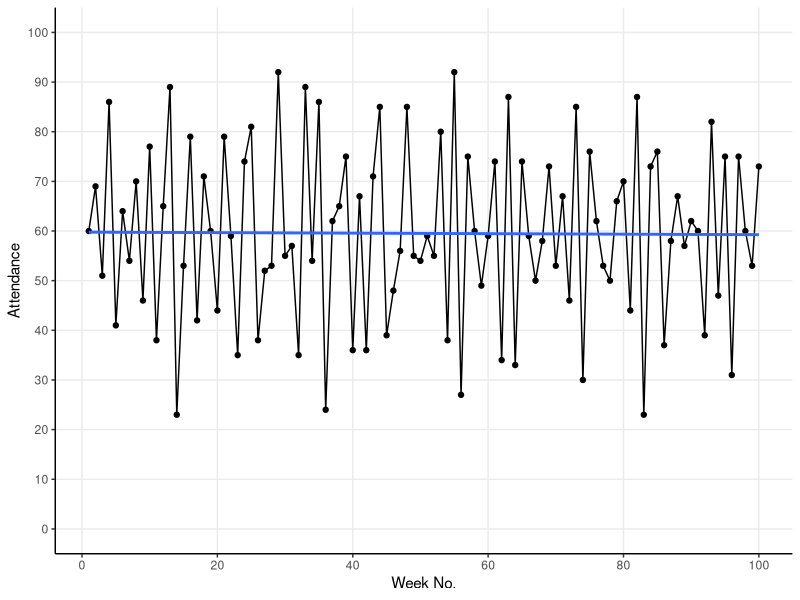
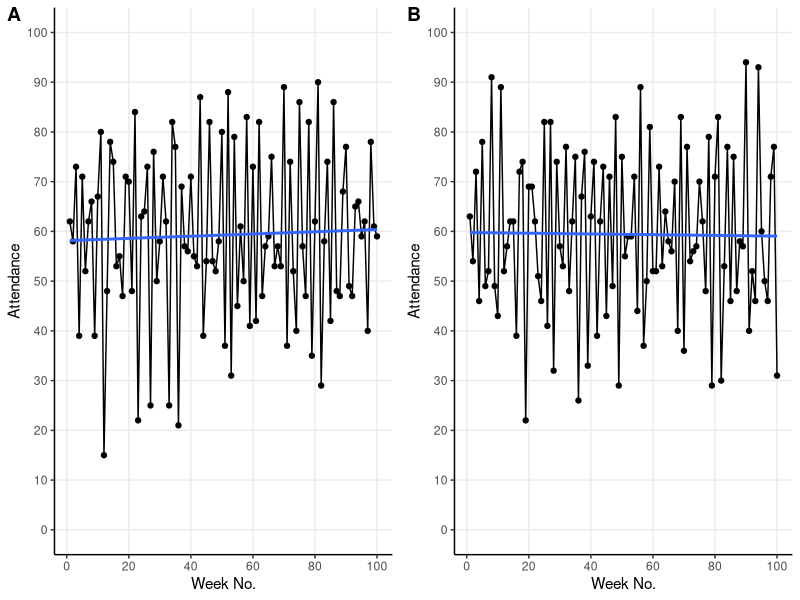
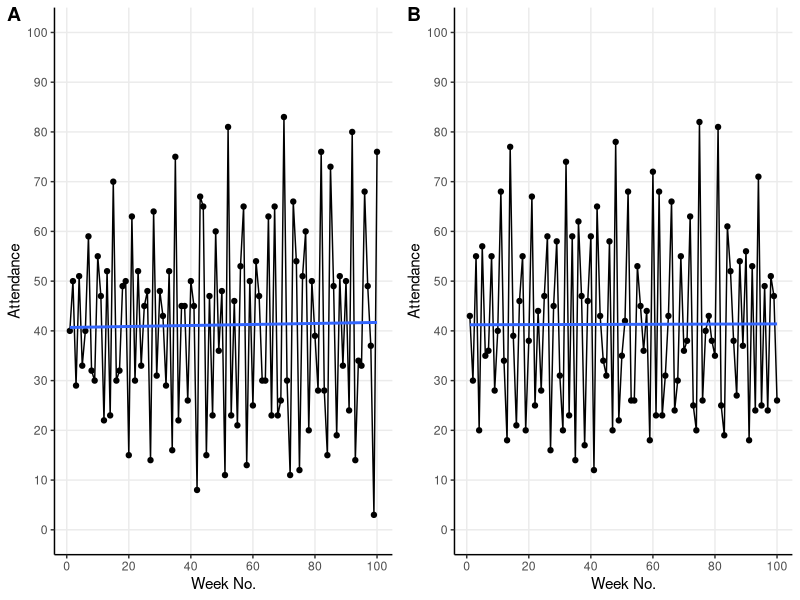
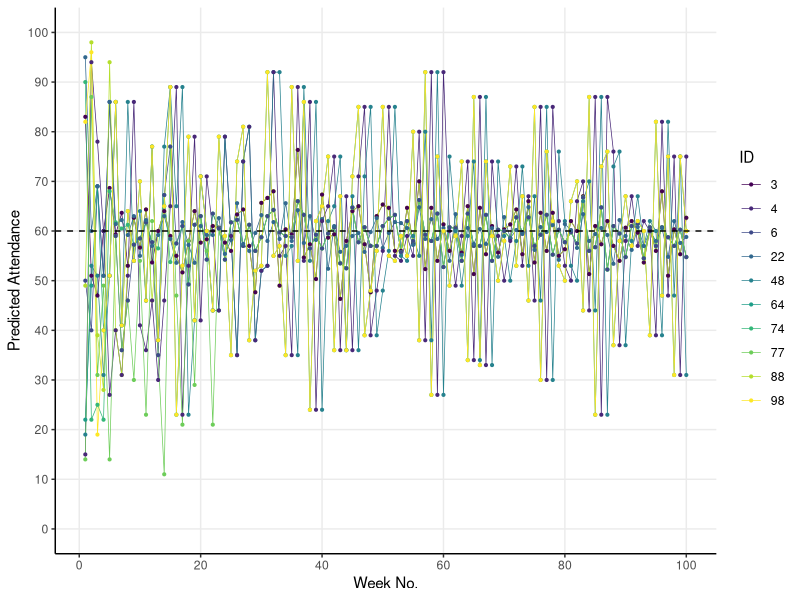

These figures' R source, in order:
## ---- chunk 1
# RMarkdown
knitr::opts_chunk$set(echo = FALSE, fig.align = "center", fig.width = 11)

# Packages
library(tidyverse)
library(truncnorm)
library(RColorBrewer)
## ---- chunk 2
# Example attendance
set.seed(23)
round(truncnorm::rtruncnorm(10, 0, 100, 50, 20), 0)
## ---- chunk 3
sim_el_farol <- function(threshold = 60, n_rounds = 100) {
  
  ## Define mean-based hypotheses -----
  
  # Mean of previous 1 week
  mean_1 <- function(x) {
    if(length(x) < 1) {sample(c(1:100), 1)} 
    else{mean(x[length(x)])}
  }
  
  # Mean of previous 2 weeks
  mean_2 <- function(x) {
    if(length(x) < 2) {sample(c(1:100), 1)} 
    else{mean(c(x[length(x)], x[length(x) - 1]))}
  }
  
  # Mean of previous 3 weeks
  mean_3 <- function(x) {
    if(length(x) < 3) {sample(c(1:100), 1)} 
    else{mean(c(x[length(x)], x[length(x) - 1], x[length(x) - 2]))}
  }
  
  # Mean of previous 4 weeks
  mean_4 <- function(x) {
    if(length(x) < 4) {sample(c(1:100), 1)} 
    else{mean(c(x[length(x)],
                x[length(x) - 1],
                x[length(x) - 2],
                x[length(x) - 3]))}
  }

  # Mean of previous 5 weeks
  mean_5 <- function(x) {
    if(length(x) < 4) {sample(c(1:100), 1)} 
    else{mean(c(x[length(x)],
                x[length(x) - 1],
                x[length(x) - 2],
                x[length(x) - 3],
                x[length(x) - 4]))}
  }
  
  ## Define cycle-based hypotheses -----
  
  # 1 week cycle 
  cycle_1 <- function(x){
    if(length(x) < 1) {sample(c(1:100), 1)} 
    else{x[length(x)]}
  }
  
  # 2 week cycle 
  cycle_2 <- function(x){
    if(length(x) < 2) {sample(c(1:100), 1)} 
    else{x[length(x) - 1]}
  }
  
  # 3 week cycle 
  cycle_3 <- function(x){
    if(length(x) < 3) {sample(c(1:100), 1)} 
    else{x[length(x) - 2]}
  }
  
  # 4 week cycle 
  cycle_4 <- function(x){
    if(length(x) < 4) {sample(c(1:100), 1)} 
    else{x[length(x) - 3]}
  }
  
  # 5 week cycle 
  cycle_5 <- function(x){
    if(length(x) < 5) {sample(c(1:100), 1)} 
    else{x[length(x) - 4]}
  }
  
  ## Define mirror-based hypotheses -----
  
  # 1 week mirror 
  mirror_1 <- function(x) {
    if(length(x) < 1) {sample(c(1:100), 1)} 
    else{
      mirror <- x[length(x)] - 50
      ifelse(mirror > 0, return(50 - mirror), return(50 + abs(mirror)))
    }
  }
  
  # 2 week mirror 
  mirror_2 <- function(x) {
    if(length(x) < 2) {sample(c(1:100), 1)} 
    else{
      mirror <- x[length(x) - 1] - 50
      ifelse(mirror > 0, return(50 - mirror), return(50 + abs(mirror)))
    }
  }
  
  # 3 week mirror 
  mirror_3 <- function(x) {
    if(length(x) < 3) {sample(c(1:100), 1)} 
    else{
      mirror <- x[length(x) - 2] - 50
      ifelse(mirror > 0, return(50 - mirror), return(50 + abs(mirror)))
    }
  }
  
  # 4 week mirror 
  mirror_4 <- function(x) {
    if(length(x) < 4) {sample(c(1:100), 1)} 
    else{
      mirror <- x[length(x) - 3] - 50
      ifelse(mirror > 0, return(50 - mirror), return(50 + abs(mirror)))
    }
  }
  
  # 5 week mirror 
  mirror_5 <- function(x) {
    if(length(x) < 5) {sample(c(1:100), 1)} 
    else{
      mirror <- x[length(x) - 4] - 50
      ifelse(mirror > 0, return(50 - mirror), return(50 + abs(mirror)))
    }
  }
  
  ## Group hypotheses -----
  
  hypotheses <- list("1wk cycle" = cycle_1,
                     "2wk cycle" = cycle_2,
                     "3wk cycle" = cycle_3,
                     "4wk cycle" = cycle_4,
                     "5wk cycle" = cycle_5,
                     "1wk mean" = mean_1,
                     "2wk mean" = mean_2,
                     "3wk mean" = mean_3,
                     "4wk mean" = mean_4,
                     "5wk mean" = mean_5,
                     "1wk mirror" = mirror_1,
                     "2wk mirror" = mirror_2,
                     "3wk mirror" = mirror_3,
                     "4wk mirror" = mirror_4,
                     "5wk mirror" = mirror_5)
  
  
  ## Sim -----
  
  # Assign 3 hypotheses to each individual
  predictors_df <- 
    tibble(id = rep(c(1:100), 3),
           predictor = sample(hypotheses, 300, replace = T)) %>%
    arrange(id) %>%
    mutate(current_accuracy = 0)
  
  # Define function for finding current most accurate predictor
  find_predictor <- function(predictors_df) {
    best_predictors <- predictors_df %>%
      group_by(id) %>%
      summarise(best_accuracy = min(current_accuracy),
                predictor = predictor[which.min(current_accuracy)])
  }
  
  # Empty df for predictions
  predictions_df <- tibble(id = c(1:100))
  
  # Empty vector for weekly attendance
  attendance <- NULL

  # Run it
  for (i in 1:n_rounds) {
    
    # Make predictions using all hypotheses
    all_predictions <- lapply(predictors_df$predictor,
                              function(f) f(attendance))
    all_predictions <- unlist(all_predictions)
    
    # Find best_predictors
    best_predictors <- find_predictor(predictors_df)
    
    # Make predictions using best hypotheses
    best_predictions <- lapply(best_predictors$predictor,
                               function(f) f(attendance))
    best_predictions <- unlist(best_predictions)
    
    # Add best predictions to the predictions_df in the right week
    predictions_df[, 1+i] <- best_predictions
    
    # Count how many individuals will go to the bar that week 
    present_attendance <- sum(best_predictions <= threshold)
    
    # Add present attendance to the attendance vector
    attendance <- c(attendance, present_attendance)
    
    # Update the current accuracy for the predictors
    predictors_df <- predictors_df %>%
      mutate(prediction = all_predictions,
             current_accuracy = current_accuracy + 
               abs(prediction - present_attendance)) %>%
      select(-prediction)
    
  }
  ## Output -----
  
  # Overall attendance
  attendance_df <- tibble(week_no = 1:n_rounds, attendance = attendance)
  
  # Add attendance and individual predictions to environment
  list("predictions" = predictions_df, "attendance" = attendance_df)
  
}
## ---- chunk 4
set.seed(23)
default <- sim_el_farol()
## ---- chunk 5
ggplot(default$attendance, aes(x = week_no, y = attendance)) +
  geom_line() +
  geom_point() +
  geom_smooth(method = "lm", se = F) +
  scale_x_continuous("Week No.",
                     breaks = c(seq(0, 100, 20))) +
  scale_y_continuous("Attendance", 
                     breaks = c(seq(0, 100, 10)),
                     limits = c(0, 100)) +
  theme_classic() +
  theme(panel.grid.major = element_line())
## ---- chunk 6
# Sim A
default_A <- sim_el_farol()

# Sim B
default_B <- sim_el_farol()
## ---- chunk 7
# Viz A
plot_A <- ggplot(default_A$attendance,
                 aes(x = week_no, y = attendance)) +
  geom_line() +
  geom_point() +
  geom_smooth(method = "lm", se = F) +
  scale_x_continuous("Week No.",
                     breaks = c(seq(0, 100, 20))) +
  scale_y_continuous("Attendance", 
                     breaks = c(seq(0, 100, 10)),
                     limits = c(0, 100)) +
  theme_classic() +
  theme(panel.grid.major = element_line())

# Viz B
plot_B <- ggplot(default_B$attendance,
                 aes(x = week_no, y = attendance)) +
  geom_line() +
  geom_point() +
  geom_smooth(method = "lm", se = F) +
  scale_x_continuous("Week No.",
                     breaks = c(seq(0, 100, 20))) +
  scale_y_continuous("Attendance", 
                     breaks = c(seq(0, 100, 10)),
                     limits = c(0, 100)) +
  theme_classic() +
  theme(panel.grid.major = element_line())

# Plot side by side
cowplot::plot_grid(plot_A, plot_B, labels = "AUTO")
## ---- chunk 8
# Sim A
forty_A <- sim_el_farol(threshold = 40)

# Sim B
forty_B <- sim_el_farol(threshold = 40)
## ---- chunk 9
# Viz A
plot_A <- ggplot(forty_A$attendance,
                 aes(x = week_no, y = attendance)) +
  geom_line() +
  geom_point() +
  geom_smooth(method = "lm", se = F) +
  scale_x_continuous("Week No.",
                     breaks = c(seq(0, 100, 20))) +
  scale_y_continuous("Attendance", 
                     breaks = c(seq(0, 100, 10)),
                     limits = c(0, 100)) +
  theme_classic() +
  theme(panel.grid.major = element_line())

# Viz B
plot_B <- ggplot(forty_B$attendance,
                 aes(x = week_no, y = attendance)) +
  geom_line() +
  geom_point() +
  geom_smooth(method = "lm", se = F) +
  scale_x_continuous("Week No.",
                     breaks = c(seq(0, 100, 20))) +
  scale_y_continuous("Attendance", 
                     breaks = c(seq(0, 100, 10)),
                     limits = c(0, 100)) +
  theme_classic() +
  theme(panel.grid.major = element_line())

# Plot side by side
cowplot::plot_grid(plot_A, plot_B, labels = "AUTO")
## ---- chunk 10
set.seed(13)
id_index <- sample(1:100, 10)
individuals <- default$predictions[id_index, ]
names(individuals) <- c("id", 1:100)
individuals_plot <- reshape2::melt(individuals,
                                   id.vars = "id",
                                   variable.name = "week") %>%
  mutate(id = as.factor(id),
         week = as.numeric(week))

ggplot(individuals_plot, aes(x = week, y = value, col = id)) +
  geom_line(size = 0.25) +
  geom_point(size = 0.75) +
  geom_hline(yintercept = 60, lty = 2) +
  scale_color_viridis_d("ID") +
  scale_x_continuous("Week No.",
                     breaks = c(seq(0, 100, 20))) +
  scale_y_continuous("Predicted Attendance", 
                     breaks = c(seq(0, 100, 10)),
                     limits = c(0, 100)) +
  theme_classic() +
  theme(panel.grid.major = element_line())
